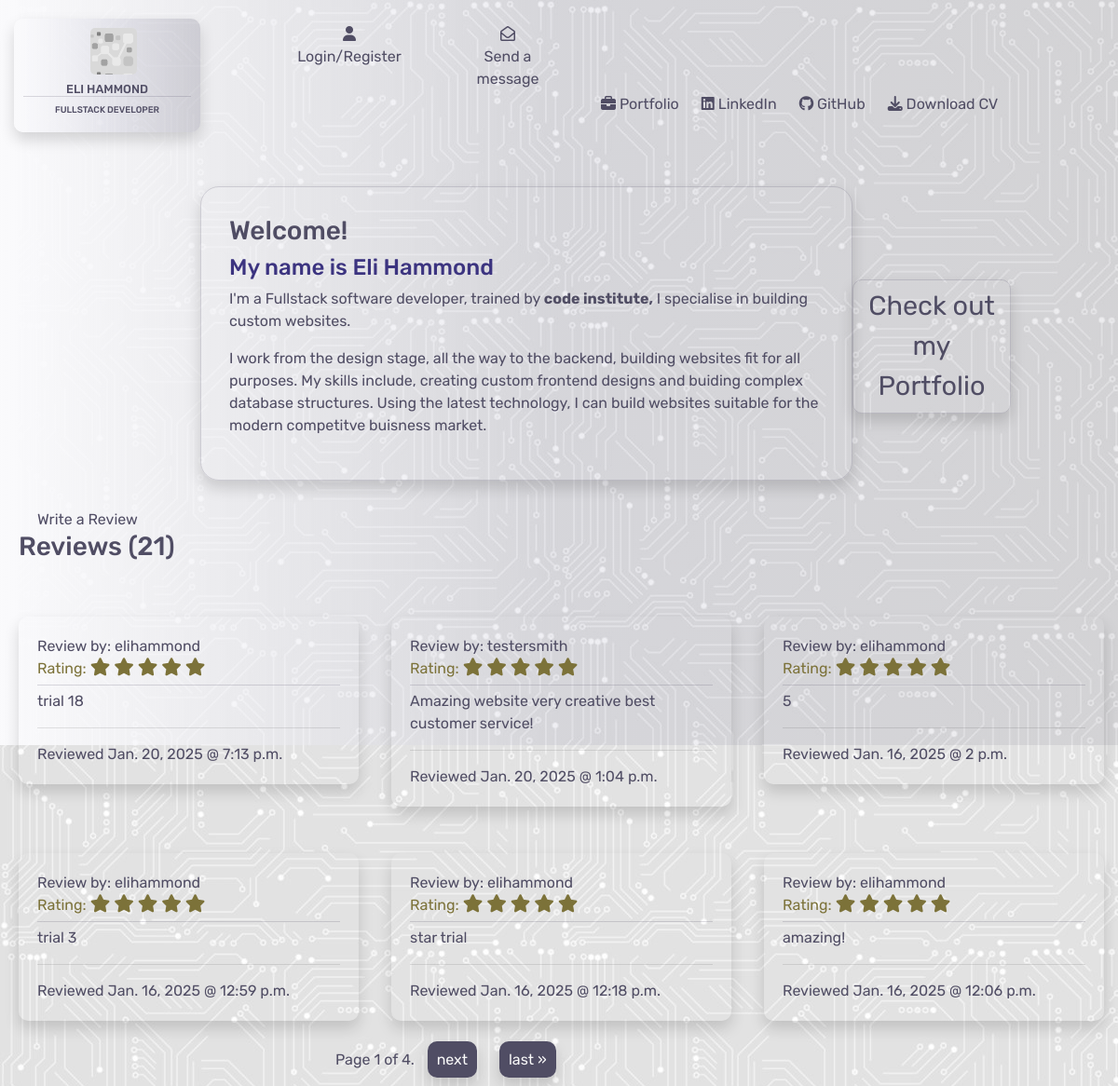
Before: / with the older database file.
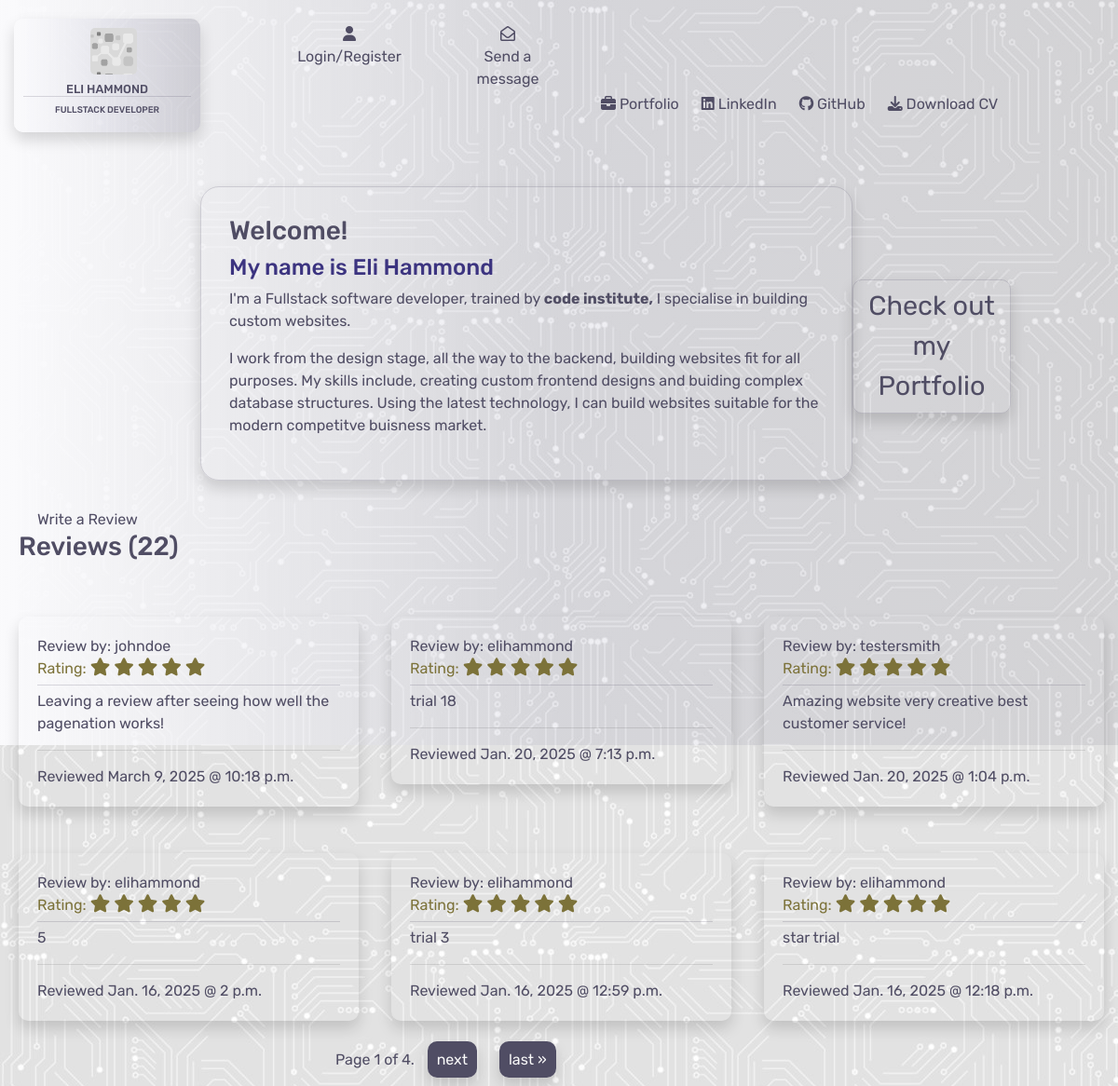
After: the same page with the newer database file.
### home/models.py (models this page shows)
class Reviews(models.Model):
    class Meta:
        verbose_name_plural = "Reviews"
    name = models.CharField(max_length=254)
    rating = models.IntegerField(default=1,
                                 choices=((i, i) for i in range(1, 6)))
    review = models.TextField(max_length=600, null=True, blank=True)
    date = models.DateField(auto_now=True)
    time = models.TimeField(auto_now=True)

### home/views.py (the view)
# urls.py: path('', views.index, name='home'),
def index(request):
    reviews = Reviews.objects.all().order_by('-rating', '-date', '-time')
    paginator = Paginator(reviews, 6)
    page_number = request.GET.get('page')
    page_obj = paginator.get_page(page_number)
    context = {
        'reviews': reviews,
        'page_obj': page_obj
    }
    return render(request, 'home/index.html', context)

### home/templates/home/index.html (shortened to what this page needs)
{% extends "base.html" %}
{% load static %}
{% block content %}
<div class="container-fluid">
    <div class="row">
        <div class="col-lg-2 col-md-1">
        </div>
        <div class="col-lg-8 col-md-11">
            <div class="info-box shadow">
                <h3>Welcome!</h3>
                <h4 class="sub-header">My name is Eli Hammond</h4>
                <p>I'm a Fullstack software developer, trained by
                    <span class="ci-link"><a href="https://codeinstitute.net/" target="_blank"> code institute,</a></span> I specialise in building custom websites.</p>
                <p>I work from the design stage, all the way to the backend, building websites fit for all purposes. My skills include, creating custom frontend designs and buiding complex database structures. Using the latest technology, I can build websites suitable for the modern competitve buisness market.</p>
            </div>
        </div>
        <div class="col-lg-2 d-none d-lg-block">
            <div class="btn portfolio-btn portfolio-btn-lg shadow"><a href="{% url 'portfolio' %}">Check out my Portfolio</a></div>
        </div>
    </div>
    <div class="row">
        <div class="col-6 review-section">
            <a href="{% url 'create_review' %}" class="button add-edit-button">Write a Review</a>
            <h3>Reviews ({{ reviews.count }})</h3>
        </div>
    </div>
    <div class="row" id="reviews">
            {% for review in page_obj %}
            <div class="col-lg-4 col-md-6 review-section">
                <div class="user-review shadow">
                    <div>
                        Review by: {{ review.name }}
                    </div>
                    <div class="review-stars">
                        Rating:
                        {% if review.rating == 1 %}
                        <i class="fa-solid fa-star"></i>
                        <i class="fa-regular fa-star"></i>
                        <i class="fa-regular fa-star"></i>
                        <i class="fa-regular fa-star"></i>
                        <i class="fa-regular fa-star"></i>
                    {% elif review.rating == 2 %}
                        <i class="fa-solid fa-star"></i>
                        <i class="fa-solid fa-star"></i>
                        <i class="fa-regular fa-star"></i>
                        <i class="fa-regular fa-star"></i>
                        <i class="fa-regular fa-star"></i>
                    {% elif review.rating == 3 %}
                        <i class="fa-solid fa-star"></i>
                        <i class="fa-solid fa-star"></i>
                        <i class="fa-solid fa-star"></i>
                        <i class="fa-regular fa-star"></i>
                        <i class="fa-regular fa-star"></i>
                    {% elif review.rating == 4 %}
                        <i class="fa-solid fa-star"></i>
                        <i class="fa-solid fa-star"></i>
                        <i class="fa-solid fa-star"></i>
                        <i class="fa-solid fa-star"></i>
                        <i class="fa-regular fa-star"></i>
                    {% else %}
                        <i class="fa-solid fa-star"></i>
                        <i class="fa-solid fa-star"></i>
                        <i class="fa-solid fa-star"></i>
                        <i class="fa-solid fa-star"></i>
                        <i class="fa-solid fa-star"></i>
                    {% endif %}
                    </div>
                        <div class="review">{{ review.review }}</div>
                        <hr>
                        <div class="time-date">
                            Reviewed {{ review.date }} @ {{ review.time }}
                        </div>
                </div>
            </div>
            {% endfor %}
            <div class="pagination">
                <span class="step-links">
                    <span class="current">
                        Page {{ page_obj.number }} of {{ page_obj.paginator.num_pages }}.
                    </span>
                    {% if page_obj.has_next %}
                        <a href="?page={{ page_obj.next_page_number }}#reviews" class="next_page_btn shadow">next</a>
                        <a href="?page={{ page_obj.paginator.num_pages }}#reviews" class="next_page_btn shadow">last &raquo;</a>
                    {% endif %}
                </span>
            </div>
        </div>
    </div>
{% endblock %}

### templates/base.html (shortened to what this page needs)
{% load static %}
<!DOCTYPE html>
<html lang="en">
<head>
    {% block corecss %}
        <link rel="stylesheet" href="https://stackpath.bootstrapcdn.com/bootstrap/4.4.1/css/bootstrap.min.css">
        <link rel="stylesheet" href="https://cdnjs.cloudflare.com/ajax/libs/font-awesome/6.6.0/css/all.min.css">
        <link rel="stylesheet" href="https://cdnjs.cloudflare.com/ajax/libs/font-awesome/6.6.0/css/all.min.css">
        <link rel="stylesheet" href="{% static 'css/base.css' %}">
    {% endblock %}
</head>
<body>
    <div class="opaque"></div>
    <header>
        <nav>
            <div class="container-fluid">
                <div class="row">
                    <div class="col-md-3">
                        <a href="{% url 'home' %}">
                            <div class="logo shadow">
                                <div class="logo-logo"></div>
                                <h5>Eli Hammond</h5>
                                <h6>Fullstack Developer</h6>
                            </div>
                        </a>
                    </div>
                    <div class="col-lg-3 col-md-6">
                        <div class="row">
                            <div class="col-md-6">
                                <div class="dropdown">
                                    <div class="dropbtn">
                                        <div class="icon"><i class="fa-solid fa-user"></i></div>
                                        {% if request.user.is_authenticated %}
                                            <div class="hello">
                                                <span class="d-none d-md-block">Hello</span> {{ user.username|capfirst }}
                                            </div>
                                        {% else %}
                                            Login/Register
                                        {% endif %}
                                    </div>
                                </div>
                            </div>
                            <div class="col-md-6 d-none d-md-block">
                                {% if request.user.is_authenticated %}
                                    <div class="message-box">
                                        <a href="{% url 'contacts' %}">
                                            <div class="icon"><i class="fa-regular fa-envelope-open"></i></div>
                                            Inbox ({{ unread_messages }})
                                            {% if total_reply >= 1 %} <p class="new-reply ml-3 shadow">New Replies ({{ total_reply }})</p>{% endif %}
                                        </a>
                                    </div>
                                {% else %}
                                    <div class="message-box">
                                        <div id="no-user-message" onclick="noUser()">
                                            <div class="icon"><i class="fa-regular fa-envelope-open"></i></div>
                                            Send a message
                                        </div>
                                    </div>
                                {% endif %}
                            </div>
                        </div>
                    </div>
                    <div class="col-lg-6 col-md-3">
                    </div>
                </div>
                <div class="row bottom-header">
                    <div class="col-md-6"></div>
                    <div class="col-md-6 d-none d-lg-block">
                        <ul>
                            <li>
                                <a href="{% url 'portfolio' %}">{% block custom_style %}<i class="fa-solid fa-briefcase"></i> Portfolio{% endblock %}</a>
                            </li>
                            <li>
                                <a href="https://www.linkedin.com/in/elliot-hammond-286739298/" target="_blank"><i class="fa-brands fa-linkedin"></i> LinkedIn</a>
                            </li>
                            <li>
                                <a href="https://github.com/e-h-dev" target="_blank"><i class="fa-brands fa-github"></i> GitHub</a>
                            </li>
                            <li>
                                <a href="/media/CV.pdf" target="_blank"><i class="fa-solid fa-download"></i> Download CV</a>
                            </li>
                        </ul>
                    </div>
                </div>
            </div>
        </nav>
    </header>
    {% block content %}
    {% endblock %}
</body>
</html>

### static/css/base.css (style rules this page uses)
:root { --main-font:Rubik; --text-color:rgb(80, 77, 100); }
body { background-image: url('/media/background-image.jpg'); }
header { height:200px; }
.logo-logo { background-image: url("/media/small-logo.png"); height:50px; width:50px; position: relative; left:40%; background-size: contain; border-radius: 5px; z-index: -9999999999999999999999; }
.logo { height:100; width:200px; border-radius: 10px; position: relative; top:20px; z-index: 9999999999; font-family: var(--main-font); color:rgb(80, 77, 100); padding:10px; text-transform: uppercase; background-image: linear-gradient(to right, #fafafc, rgba(103, 102, 146, 0.1), rgba(80, 77, 100, 0.2)); }
.logo h5 { text-align: center; font-size: 0.8rem; padding-top: 8px; border-bottom: 1px solid rgba(80, 77, 100, 0.2); }
.logo h6 { text-align: center; font-size: 0.6rem; }
.bottom-header { position: absolute; top:100px; width:90vw; left:100px; }
.opaque { background-image: linear-gradient(to right, #fafafc, rgba(103, 102, 146, 0.1), rgba(80, 77, 100, 0.1)); height:100vh; width:100vw; z-index: 1; position: fixed; }
.info-box { color:rgb(80, 77, 100); z-index: 1; position: relative; border:solid 1px rgba(80, 77, 100, 0.2); height: auto; border-radius: 20px; width:700px; padding:30px; font-family: var(--main-font); }
ul { list-style: none; position: relative; padding-left:5px; z-index: 2; }
li a { color:rgb(80, 77, 100); font-family: var(--main-font); font-size: 1rem; padding-right: 1.5rem; float: left; }
.dropbtn { color: rgb(80, 77, 100); font-size: 16px; top:25px; text-align: center; font-family: var(--main-font); border: none; position: relative; z-index:1; cursor: pointer; }
.message-box { font-family: var(--main-font); color: rgb(80, 77, 100); position: relative; top:25px; left:20px; text-align: center; z-index: 2; }
#no-user-message { cursor: pointer; }
.icon { position: inherit; text-align: center; font-size: 1rem; }
.button { font-family: var(--main-font); color: var(--text-color); border: none; outline: none; border-radius: 10px; padding:10px; margin:10px }
.sub-header { color:rgb(60, 52, 128); }
.ci-link a { color:var(--main-font); font-weight: bolder; }
.portfolio-btn { position: relative; z-index: 1; font-family: var(--main-font); text-align: center; font-size: 1.8rem; width:fit-content; border:solid 1px rgba(80, 77, 100, 0.2); border-radius: 10px; }
.portfolio-btn-lg { top:100px; right:100px; }
.portfolio-btn a { color: rgb(80, 77, 100); text-decoration: none; }
.review-section { position: relative; z-index: 2; font-family: var(--main-font); color: var(--text-color); padding-top: 30px; padding-left: 20px; }
.user-review { padding:20px; margin-top: 20px; border-radius: 10px; }
.review-stars { color:rgb(124, 114, 57); border-bottom: solid 0.5px rgba(80, 77, 100, 0.2); padding-bottom: 5px; }
.review { padding-top: 5px; }
.pagination { position: relative; z-index: 2; font-size: 1rem; left:30%; text-align: center; color: var(--text-color); font-family: var(--main-font); height:40px; margin-top: 30px; }
.next_page_btn { width:50px; height:20px; color:#f9f9f9; background-color: var(--text-color); padding:10px; border-radius: 10px; margin: 10px; }
.fa-star { color:rgb(124, 114, 57); font-size: 1.2rem; }
.col-md-6 { width:90%; }

Changed rows visible on the page:
no longer on this page (row unchanged): Reviews: name "elihammond", rating 5 (drawn), review "amazing!", date "Jan. 16, 2025", time "12:06 p.m."
added Reviews: name "johndoe", rating 5 (drawn), review "Leaving a review after seeing how well the pagenation works!", date "March 9, 2025", time "10:18 p.m."
Other visible differences:
{{ reviews.count }}: "21" → "22"
